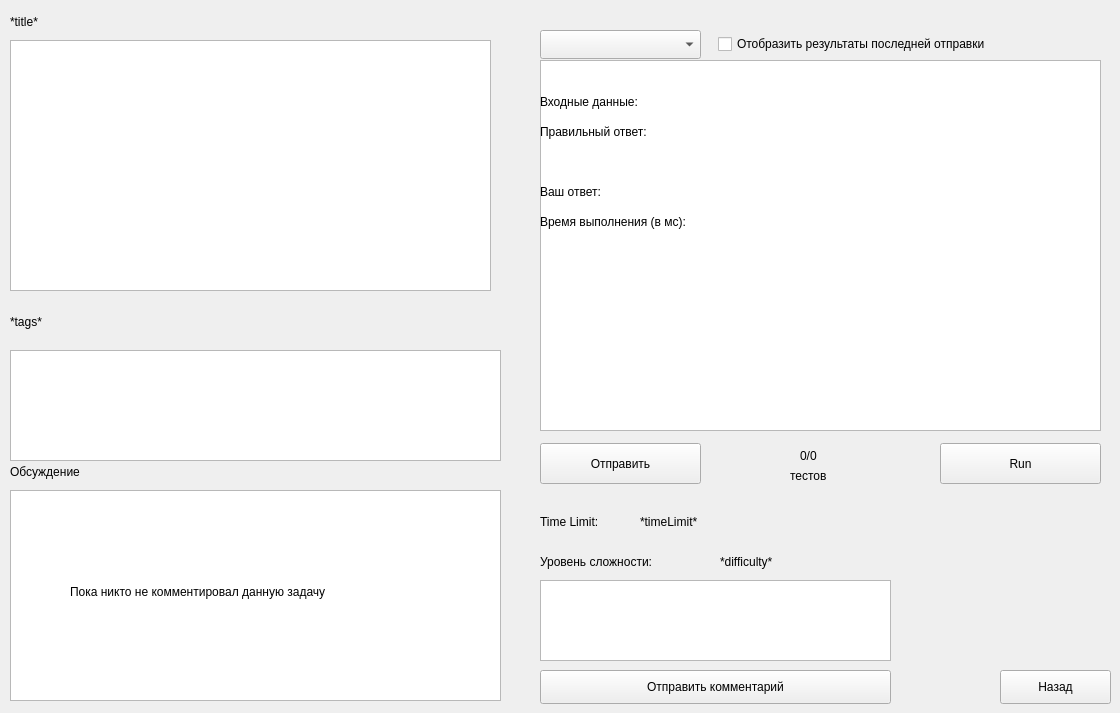
    <widget class="QWidget" name="page_12">
     <widget class="QLabel" name="label_problemTitle_onProblemPage">
      <property name="geometry">
       <rect>
        <x>10</x>
        <y>10</y>
        <width>391</width>
        <height>24</height>
       </rect>
      </property>
      <property name="text">
       <string>*title*</string>
      </property>
     </widget>
     <widget class="QPlainTextEdit" name="plainTextEdit_problemDescription_onProblemPage">
      <property name="geometry">
       <rect>
        <x>10</x>
        <y>40</y>
        <width>481</width>
        <height>251</height>
       </rect>
      </property>
     </widget>
     <widget class="QPlainTextEdit" name="plainTextEdit_solution_onProblemPage">
      <property name="geometry">
       <rect>
        <x>540</x>
        <y>60</y>
        <width>561</width>
        <height>371</height>
       </rect>
      </property>
     </widget>
     <widget class="QLabel" name="label_problemTags_onProblemPage">
      <property name="geometry">
       <rect>
        <x>10</x>
        <y>310</y>
        <width>491</width>
        <height>24</height>
       </rect>
      </property>
      <property name="text">
       <string>*tags*</string>
      </property>
     </widget>
     <widget class="QTableView" name="tableView_testCases_onProblemPage">
      <property name="geometry">
       <rect>
        <x>10</x>
        <y>350</y>
        <width>491</width>
        <height>111</height>
       </rect>
      </property>
     </widget>
     <widget class="QTableView" name="tableView_discuss_onProblemPage">
      <property name="geometry">
       <rect>
        <x>10</x>
        <y>490</y>
        <width>491</width>
        <height>211</height>
       </rect>
      </property>
     </widget>
     <widget class="QPushButton" name="pushButton_submitCode_onProblemPage">
      <property name="geometry">
       <rect>
        <x>540</x>
        <y>443</y>
        <width>161</width>
        <height>41</height>
       </rect>
      </property>
      <property name="text">
       <string>Отправить</string>
      </property>
     </widget>
     <widget class="QPushButton" name="pushButton_runCode_onProblemPage">
      <property name="geometry">
       <rect>
        <x>940</x>
        <y>443</y>
        <width>161</width>
        <height>41</height>
       </rect>
      </property>
      <property name="text">
       <string>Run</string>
      </property>
     </widget>
     <widget class="QPushButton" name="pushButton_prevPage_onProblemPage">
      <property name="geometry">
       <rect>
        <x>1000</x>
        <y>670</y>
        <width>111</width>
        <height>34</height>
       </rect>
      </property>
      <property name="text">
       <string>Назад</string>
      </property>
     </widget>
     <widget class="QLabel" name="label_40">
      <property name="geometry">
       <rect>
        <x>540</x>
        <y>510</y>
        <width>91</width>
        <height>24</height>
       </rect>
      </property>
      <property name="text">
       <string>Time Limit:</string>
      </property>
     </widget>
     <widget class="QLabel" name="label_timeLimit_onProblemPage">
      <property name="geometry">
       <rect>
        <x>640</x>
        <y>510</y>
        <width>461</width>
        <height>24</height>
       </rect>
      </property>
      <property name="text">
       <string>*timeLimit*</string>
      </property>
     </widget>
     <widget class="QLabel" name="label_42">
      <property name="geometry">
       <rect>
        <x>540</x>
        <y>550</y>
        <width>171</width>
        <height>24</height>
       </rect>
      </property>
      <property name="text">
       <string>Уровень сложности:</string>
      </property>
     </widget>
     <widget class="QLabel" name="label_diffculty_onProblemPage">
      <property name="geometry">
       <rect>
        <x>720</x>
        <y>550</y>
        <width>171</width>
        <height>24</height>
       </rect>
      </property>
      <property name="text">
       <string>*difficulty*</string>
      </property>
     </widget>
     <widget class="QLabel" name="label_41">
      <property name="geometry">
       <rect>
        <x>10</x>
        <y>460</y>
        <width>491</width>
        <height>24</height>
       </rect>
      </property>
      <property name="text">
       <string>Обсуждение</string>
      </property>
     </widget>
     <widget class="QPlainTextEdit" name="plainTextEdit_comment_onProblemPage">
      <property name="geometry">
       <rect>
        <x>540</x>
        <y>580</y>
        <width>351</width>
        <height>81</height>
       </rect>
      </property>
     </widget>
     <widget class="QPushButton" name="pushButton_sendComment_onProblemPage">
      <property name="geometry">
       <rect>
        <x>540</x>
        <y>670</y>
        <width>351</width>
        <height>34</height>
       </rect>
      </property>
      <property name="text">
       <string>Отправить комментарий</string>
      </property>
     </widget>
     <widget class="QLabel" name="label_emptyData_onProblemPage">
      <property name="geometry">
       <rect>
        <x>70</x>
        <y>580</y>
        <width>391</width>
        <height>24</height>
       </rect>
      </property>
      <property name="text">
       <string>Пока никто не комментировал данную задачу</string>
      </property>
     </widget>
     <widget class="QComboBox" name="comboBox_currentLanguage_onProblemPage">
      <property name="geometry">
       <rect>
        <x>540</x>
        <y>30</y>
        <width>161</width>
        <height>29</height>
       </rect>
      </property>
     </widget>
     <widget class="QCheckBox" name="checkBox_showSubmitResults_onProblemPage">
      <property name="geometry">
       <rect>
        <x>718</x>
        <y>30</y>
        <width>391</width>
        <height>28</height>
       </rect>
      </property>
      <property name="text">
       <string>Отобразить результаты последней отправки</string>
      </property>
     </widget>
     <widget class="QLabel" name="label_verdict_onProblemPage">
      <property name="geometry">
       <rect>
        <x>540</x>
        <y>60</y>
        <width>561</width>
        <height>24</height>
       </rect>
      </property>
      <property name="text">
       <string/>
      </property>
     </widget>
     <widget class="QLabel" name="label_input_onProblemPage">
      <property name="geometry">
       <rect>
        <x>540</x>
        <y>90</y>
        <width>151</width>
        <height>24</height>
       </rect>
      </property>
      <property name="text">
       <string>Входные данные:</string>
      </property>
     </widget>
     <widget class="QLabel" name="label_output_onProblemPage">
      <property name="geometry">
       <rect>
        <x>540</x>
        <y>120</y>
        <width>161</width>
        <height>24</height>
       </rect>
      </property>
      <property name="text">
       <string>Правильный ответ:</string>
      </property>
     </widget>
     <widget class="QLabel" name="label_outputValue_onProblemPage">
      <property name="geometry">
       <rect>
        <x>660</x>
        <y>120</y>
        <width>421</width>
        <height>24</height>
       </rect>
      </property>
      <property name="text">
       <string/>
      </property>
     </widget>
     <widget class="QLabel" name="label_inputValue_onProblemPage">
      <property name="geometry">
       <rect>
        <x>640</x>
        <y>90</y>
        <width>431</width>
        <height>24</height>
       </rect>
      </property>
      <property name="text">
       <string/>
      </property>
     </widget>
     <widget class="QLabel" name="label_userOutput_onProblemPage">
      <property name="geometry">
       <rect>
        <x>540</x>
        <y>180</y>
        <width>91</width>
        <height>24</height>
       </rect>
      </property>
      <property name="text">
       <string>Ваш ответ:</string>
      </property>
     </widget>
     <widget class="QLabel" name="label_userOutputValue_onProblemPage">
      <property name="geometry">
       <rect>
        <x>600</x>
        <y>180</y>
        <width>151</width>
        <height>24</height>
       </rect>
      </property>
      <property name="text">
       <string/>
      </property>
     </widget>
     <widget class="QLabel" name="label_userCodeExecutionTime_onProblemPage">
      <property name="geometry">
       <rect>
        <x>540</x>
        <y>210</y>
        <width>221</width>
        <height>24</height>
       </rect>
      </property>
      <property name="text">
       <string>Время выполнения (в мс):</string>
      </property>
     </widget>
     <widget class="QLabel" name="label_userCodeExecutionTimeValue_onProblemPage">
      <property name="geometry">
       <rect>
        <x>700</x>
        <y>210</y>
        <width>171</width>
        <height>24</height>
       </rect>
      </property>
      <property name="text">
       <string/>
      </property>
     </widget>
     <widget class="QLabel" name="label_passedTestCasesQuantity_onProblemPage">
      <property name="geometry">
       <rect>
        <x>800</x>
        <y>440</y>
        <width>81</width>
        <height>31</height>
       </rect>
      </property>
      <property name="text">
       <string>0/0</string>
      </property>
     </widget>
     <widget class="QLabel" name="label_passedTestCasesQuantityText_onProblemPage">
      <property name="geometry">
       <rect>
        <x>790</x>
        <y>460</y>
        <width>71</width>
        <height>31</height>
       </rect>
      </property>
      <property name="text">
       <string>тестов</string>
      </property>
     </widget>
    </widget>
